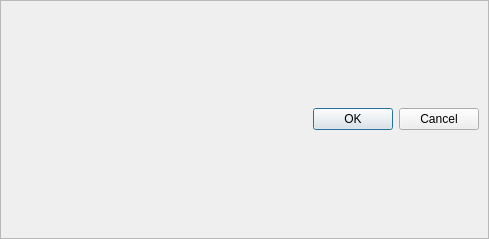
<?xml version="1.0" encoding="UTF-8"?>
<ui version="4.0">
 <class>Dialog</class>
 <widget class="QDialog" name="Dialog">
  <property name="geometry">
   <rect>
    <x>0</x>
    <y>0</y>
    <width>489</width>
    <height>239</height>
   </rect>
  </property>
  <property name="windowTitle">
   <string>Dialog</string>
  </property>
  <property name="styleSheet">
   <string notr="true"/>
  </property>
  <layout class="QVBoxLayout" name="verticalLayout_2">
   <property name="leftMargin">
    <number>0</number>
   </property>
   <property name="topMargin">
    <number>0</number>
   </property>
   <property name="rightMargin">
    <number>0</number>
   </property>
   <property name="bottomMargin">
    <number>0</number>
   </property>
   <item>
    <widget class="QFrame" name="frame">
     <property name="styleSheet">
      <string notr="true"/>
     </property>
     <property name="frameShape">
      <enum>QFrame::StyledPanel</enum>
     </property>
     <property name="frameShadow">
      <enum>QFrame::Raised</enum>
     </property>
     <layout class="QVBoxLayout" name="verticalLayout">
      <item>
       <layout class="QGridLayout" name="gridLayout"/>
      </item>
      <item>
       <widget class="QDialogButtonBox" name="buttonBox">
        <property name="styleSheet">
         <string notr="true"/>
        </property>
        <property name="orientation">
         <enum>Qt::Horizontal</enum>
        </property>
        <property name="standardButtons">
         <set>QDialogButtonBox::Cancel|QDialogButtonBox::Ok</set>
        </property>
       </widget>
      </item>
     </layout>
    </widget>
   </item>
  </layout>
 </widget>
 <resources/>
 <connections>
  <connection>
   <sender>buttonBox</sender>
   <signal>accepted()</signal>
   <receiver>Dialog</receiver>
   <slot>accept()</slot>
   <hints>
    <hint type="sourcelabel">
     <x>248</x>
     <y>254</y>
    </hint>
    <hint type="destinationlabel">
     <x>157</x>
     <y>274</y>
    </hint>
   </hints>
  </connection>
  <connection>
   <sender>buttonBox</sender>
   <signal>rejected()</signal>
   <receiver>Dialog</receiver>
   <slot>reject()</slot>
   <hints>
    <hint type="sourcelabel">
     <x>316</x>
     <y>260</y>
    </hint>
    <hint type="destinationlabel">
     <x>286</x>
     <y>274</y>
    </hint>
   </hints>
  </connection>
 </connections>
</ui>
